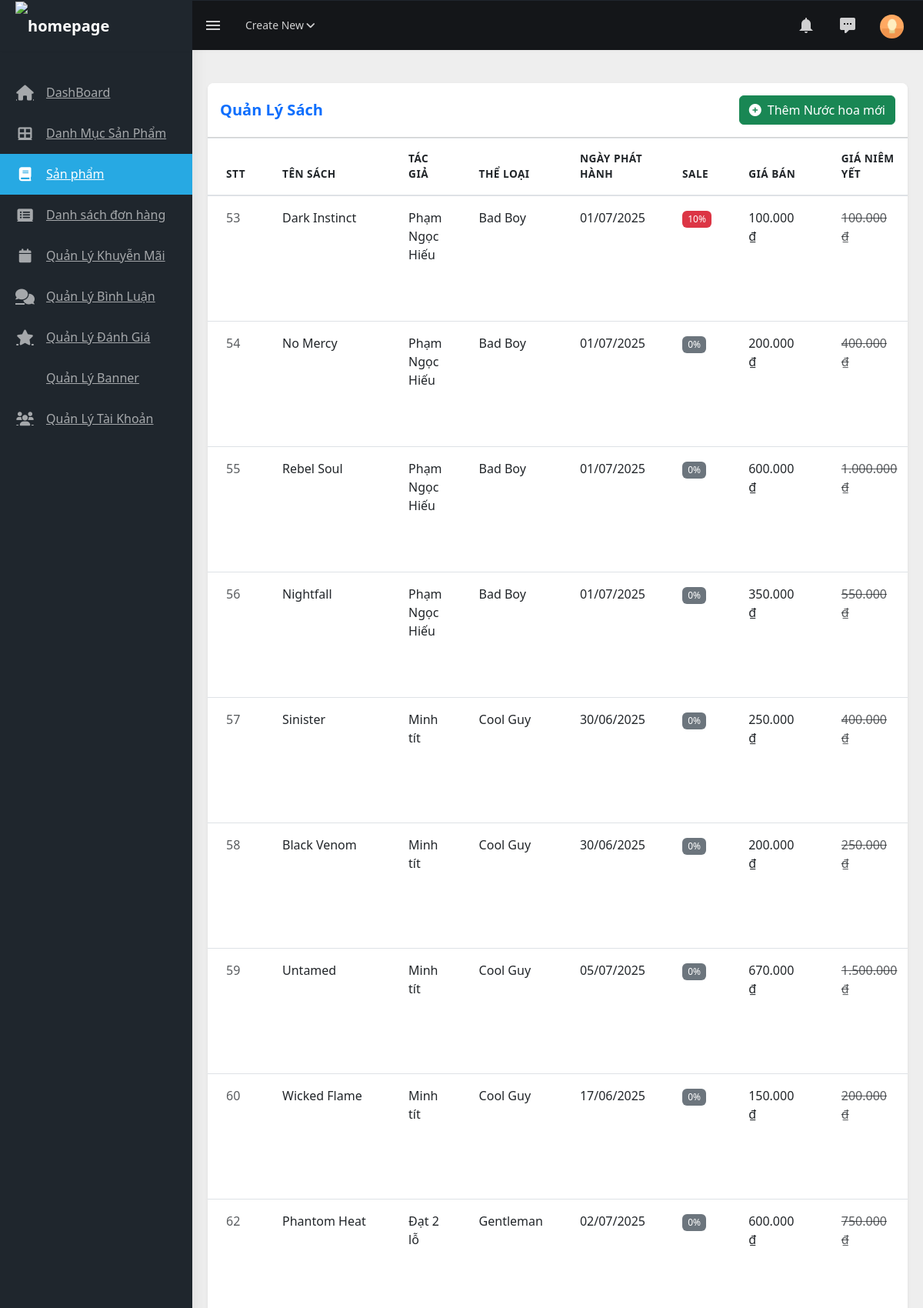
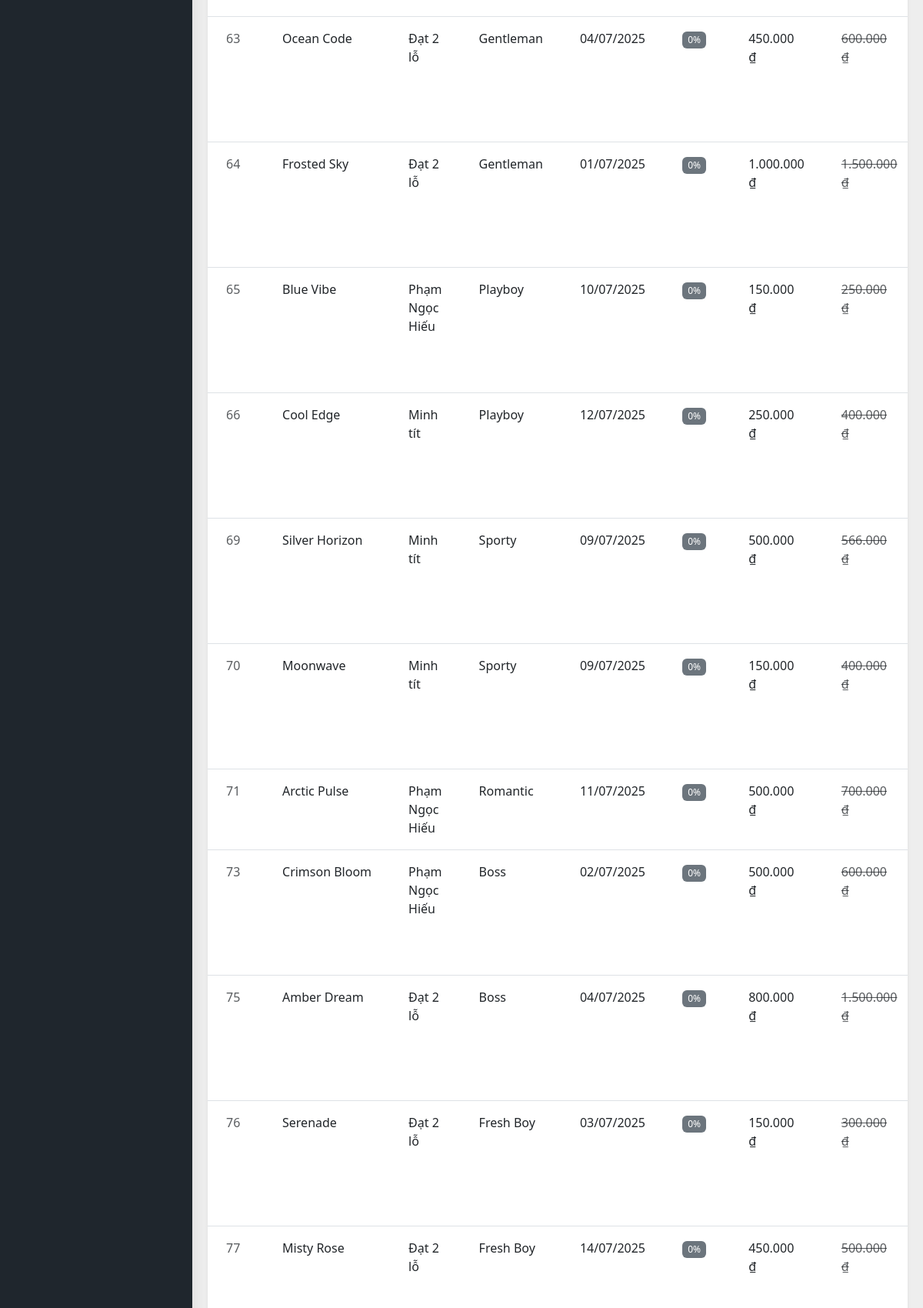
The app's page /admin/?act=san-pham (signed in, upper part) with its own data (2 pictures, top to bottom).
### tables this page shows
CREATE TABLE `comics` (
  `id` int NOT NULL,
  `title` varchar(255) NOT NULL,
  `author_id` int DEFAULT NULL,
  `category_id` int DEFAULT NULL,
  `description` text,
  `publication_date` date DEFAULT NULL,
  `price` decimal(10,2) DEFAULT NULL,
  `original_price` decimal(10,2) DEFAULT NULL,
  `stock_quantity` int NOT NULL,
  `image` varchar(255) DEFAULT NULL,
  `created_at` timestamp NULL DEFAULT CURRENT_TIMESTAMP,
  `updated_at` timestamp NULL DEFAULT CURRENT_TIMESTAMP ON UPDATE CURRENT_TIMESTAMP
);

CREATE TABLE `authors` (
  `id` int NOT NULL,
  `name` varchar(255) NOT NULL,
  `bio` text,
  `created_at` timestamp NULL DEFAULT CURRENT_TIMESTAMP,
  `updated_at` timestamp NULL DEFAULT CURRENT_TIMESTAMP ON UPDATE CURRENT_TIMESTAMP
);

CREATE TABLE `categories` (
  `id` int NOT NULL,
  `name` varchar(255) NOT NULL,
  `description` text,
  `created_at` timestamp NULL DEFAULT CURRENT_TIMESTAMP,
  `updated_at` timestamp NULL DEFAULT CURRENT_TIMESTAMP ON UPDATE CURRENT_TIMESTAMP
);

CREATE TABLE `comic_sales` (
  `id` int NOT NULL,
  `comic_id` int DEFAULT NULL,
  `sale_type` enum('percent','fixed') NOT NULL,
  `sale_value` decimal(10,2) NOT NULL,
  `start_date` datetime NOT NULL,
  `end_date` datetime NOT NULL,
  `status` enum('active','inactive','pending') NOT NULL DEFAULT 'pending',
  `created_at` timestamp NULL DEFAULT CURRENT_TIMESTAMP,
  `updated_at` timestamp NULL DEFAULT CURRENT_TIMESTAMP ON UPDATE CURRENT_TIMESTAMP
);

### admin/controllers/SanPhamController.php (called while the page is built, shortened)
<?php
class SanPhamController
{
    public $modelSanPham;
    public function __construct()
    {
        $this->modelSanPham = new SanPham();
    }
    public function danhSachSanPham()
    {
        $listsp = $this->modelSanPham->getAllSanPham();
        require_once "./views/sanpham/listsp.php";
    }
}
?>

### commons/core.php (called while the page is built, shortened)
<?php
function connectDB()
{
    $host = DB_HOST;
    $port = DB_PORT;
    $dbname = DB_NAME;
    try {
        $conn = new PDO("mysql:host=$host;port=$port;dbname=$dbname", DB_USERNAME, DB_PASSWORD);
        $conn->setAttribute(PDO::ATTR_ERRMODE, PDO::ERRMODE_EXCEPTION);
        $conn->setAttribute(PDO::ATTR_DEFAULT_FETCH_MODE, PDO::FETCH_ASSOC);
        return $conn;
    } catch (PDOException $e) {
        echo ("Connection failed: " . $e->getMessage());
    }
}
?>

### admin/models/SanPham.php (called while the page is built, shortened)
<?php
class SanPham
{
    public $conn;
    public function __construct()
    {
        $this->conn = connectDB();
    }
    public function getAllSanPham()
    {
        try {
            $sql = "SELECT comics.id, comics.title, comics.author_id, comics.category_id,
                           comics.publication_date, comics.price, comics.original_price, comics.stock_quantity, comics.image,
                           authors.name AS author_name, categories.name AS category_name, comic_sales.sale_value AS sale
                    FROM comics
                    JOIN authors ON comics.author_id = authors.id
                    JOIN categories ON comics.category_id = categories.id
                    LEFT JOIN comic_sales ON comics.id = comic_sales.comic_id";
            $stmt = $this->conn->prepare($sql);
            $stmt->execute();
            return $stmt->fetchAll();
        } catch (Exception $e) {
            echo "Error: " . $e->getMessage();
            return false;
        }
    }
}
?>

### admin/views/sanpham/listsp.php (the view, shortened to what this page needs)
<div class="page-wrapper py-4">
  <div class="container-fluid">
    <div class="card shadow-sm border-0 rounded-3 overflow-hidden">
      <div class="card-header bg-white py-3 d-flex justify-content-between align-items-center">
        <h5 class="mb-0 fw-bold text-primary">Quản Lý Sách</h5>
        <div>
          <a href="?act=form-them-san-pham" class="btn btn-success">
            <i class="fas fa-plus-circle me-2"></i>Thêm Nước hoa mới
          </a>
        </div>
      </div>
      <div class="card-body p-0">
        <div class="table-responsive">
          <table id="example1" class="table table-hover align-middle mb-0">
            <thead class="bg-light">
              <tr>
                <th class="px-4 py-3" width="5%">STT</th>
                <th class="px-4 py-3" width="15%">Tên sách</th>
                <th class="px-4 py-3" width="10%">Tác giả</th>
                <th class="px-4 py-3" width="8%">Thể loại</th>
                <th class="px-4 py-3" width="10%">Ngày phát hành</th>
                <th class="px-4 py-3" width="6%">Sale</th>
                <th class="px-4 py-3" width="8%">Giá bán</th>
                <th class="px-4 py-3" width="8%">Giá niêm yết</th>
              </tr>
            </thead>
            <tbody>
              <?php foreach ($listsp as $index => $sanPham) { ?>
                <tr>
                  <td class="px-4 py-3 text-muted"><?= $sanPham['id'] ?></td>
                  <td class="px-4 py-3 fw-medium text-truncate" style="max-width: 200px;"><?= $sanPham['title'] ?></td>
                  <td class="px-4 py-3"><?= $sanPham['author_name'] ?? '<span class="text-muted fst-italic">Không có</span>' ?></td>
                  <td class="px-4 py-3"><?= $sanPham['category_name'] ?? '<span class="text-muted fst-italic">Không có</span>' ?></td>
                  <td class="px-4 py-3"><?= date('d/m/Y', strtotime($sanPham['publication_date'])) ?></td>
                  <td class="px-4 py-3">
                    <?php if (is_numeric($sanPham['sale']) && (!isset($sanPham['sale_start']) || strtotime($sanPham['sale_start']) <= time())): ?>
                      <?php if ($sanPham['sale'] > 0): ?>
                        <span class="badge bg-danger">
                          <?= $sanPham['sale'] <= 100 ?
                            number_format($sanPham['sale'], 0) . '%' :
                            number_format($sanPham['sale'], 0, ',', '.') . ' đ' ?>
                        </span>
                      <?php else: ?>
                        <span class="badge bg-secondary">0%</span>
                      <?php endif; ?>
                    <?php else: ?>
                      <span class="badge bg-secondary">0%</span>
                    <?php endif; ?>
                  </td>
                  <td class="px-4 py-3 fw-medium"><?= number_format($sanPham['price'], 0, ',', '.') ?> ₫</td>
                  <td class="px-4 py-3 text-decoration-line-through text-muted"><?= number_format($sanPham['original_price'], 0, ',', '.') ?> ₫</td>
                </tr>
              <?php } ?>
            </tbody>
          </table>
        </div>
      </div>
    </div>
  </div>
</div>
<link href="https://cdn.jsdelivr.net/npm/bootstrap@5.3.0-alpha1/dist/css/bootstrap.min.css" rel="stylesheet">
<link href="https://cdnjs.cloudflare.com/ajax/libs/font-awesome/6.0.0/css/all.min.css" rel="stylesheet">

### admin/views/sanpham/listsp.php (style rules this page uses)
.table thead th { font-weight: 600; font-size: 0.85rem; text-transform: uppercase; letter-spacing: 0.5px; }
.table tbody tr { transition: background-color 0.15s ease-in-out; }
.badge { font-weight: 500; padding: 0.4em 0.6em; }

### records on screen
comics: id "53", title "Dark Instinct", author.name "Phạm Ngọc Hiếu", category.name "Bad Boy", publication_date "01/07/2025", comic_sales.sale_value "10", price "100.000", original_price "100.000"
comics: id "54", title "No Mercy", author.name "Phạm Ngọc Hiếu", category.name "Bad Boy", publication_date "01/07/2025", shows "0%", price "200.000", original_price "400.000"
comics: id "55", title "Rebel Soul", author.name "Phạm Ngọc Hiếu", category.name "Bad Boy", publication_date "01/07/2025", shows "0%", price "600.000", original_price "1.000.000"
comics: id "56", title "Nightfall", author.name "Phạm Ngọc Hiếu", category.name "Bad Boy", publication_date "01/07/2025", shows "0%", price "350.000", original_price "550.000"
comics: id "57", title "Sinister", author.name "Minh tít", category.name "Cool Guy", publication_date "30/06/2025", shows "0%", price "250.000", original_price "400.000"
comics: id "58", title "Black Venom", author.name "Minh tít", category.name "Cool Guy", publication_date "30/06/2025", shows "0%", price "200.000", original_price "250.000"
comics: id "59", title "Untamed", author.name "Minh tít", category.name "Cool Guy", publication_date "05/07/2025", shows "0%", price "670.000", original_price "1.500.000"
comics: id "60", title "Wicked Flame", author.name "Minh tít", category.name "Cool Guy", publication_date "17/06/2025", shows "0%", price "150.000", original_price "200.000"
comics: id "62", title "Phantom Heat", author.name "Đạt 2 lỗ", category.name "Gentleman", publication_date "02/07/2025", shows "0%", price "600.000", original_price "750.000"
comics: id "63", title "Ocean Code", author.name "Đạt 2 lỗ", category.name "Gentleman", publication_date "04/07/2025", shows "0%", price "450.000", original_price "600.000"
comics: id "64", title "Frosted Sky", author.name "Đạt 2 lỗ", category.name "Gentleman", publication_date "01/07/2025", shows "0%", price "1.000.000", original_price "1.500.000"
comics: id "65", title "Blue Vibe", author.name "Phạm Ngọc Hiếu", category.name "Playboy", publication_date "10/07/2025", shows "0%", price "150.000", original_price "250.000"
comics: id "66", title "Cool Edge", author.name "Minh tít", category.name "Playboy", publication_date "12/07/2025", shows "0%", price "250.000", original_price "400.000"
comics: id "69", title "Silver Horizon", author.name "Minh tít", category.name "Sporty", publication_date "09/07/2025", shows "0%", price "500.000", original_price "566.000"
comics: id "70", title "Moonwave", author.name "Minh tít", category.name "Sporty", publication_date "09/07/2025", shows "0%", price "150.000", original_price "400.000"
comics: id "71", title "Arctic Pulse", author.name "Phạm Ngọc Hiếu", category.name "Romantic", publication_date "11/07/2025", shows "0%", price "500.000", original_price "700.000"
comics: id "73", title "Crimson Bloom", author.name "Phạm Ngọc Hiếu", category.name "Boss", publication_date "02/07/2025", shows "0%", price "500.000", original_price "600.000"
comics: id "75", title "Amber Dream", author.name "Đạt 2 lỗ", category.name "Boss", publication_date "04/07/2025", shows "0%", price "800.000", original_price "1.500.000"
comics: id "76", title "Serenade", author.name "Đạt 2 lỗ", category.name "Fresh Boy", publication_date "03/07/2025", shows "0%", price "150.000", original_price "300.000"
comics: id "77", title "Misty Rose", author.name "Đạt 2 lỗ", category.name "Fresh Boy", publication_date "14/07/2025", shows "0%", price "450.000", original_price "500.000"
